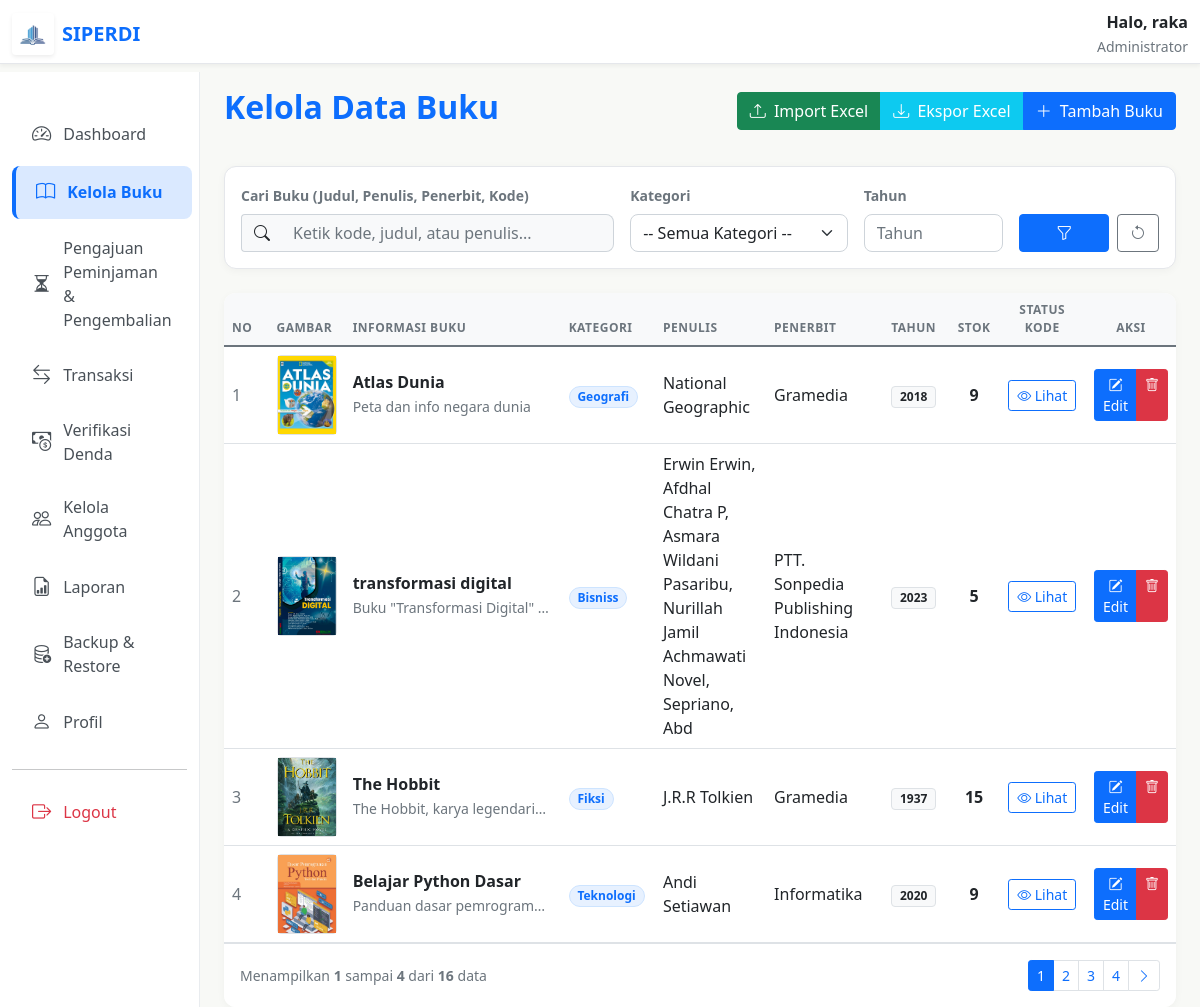
The page /admin/kelola-buku/kelola_buku.php (signed in) on the database its author committed.
### tables this page shows
CREATE TABLE `users` (
  `id` int NOT NULL AUTO_INCREMENT,
  `username` varchar(50) NOT NULL,
  `password` varchar(255) NOT NULL,
  `level` enum('admin','user') NOT NULL,
  `created_at` timestamp NULL DEFAULT CURRENT_TIMESTAMP,
  `kelas` varchar(50) DEFAULT NULL,
  `alamat` text,
  `tanggal_lahir` date DEFAULT NULL,
  `status` enum('pending','aktif') DEFAULT 'pending',
  PRIMARY KEY (`id`),
  UNIQUE KEY `username` (`username`)
);

CREATE TABLE `detail_buku` (
  `id_buku` int NOT NULL,
  `kode_buku` varchar(50) DEFAULT NULL,
  `deskripsi` text,
  `kategori` varchar(50) DEFAULT NULL,
  `gambar` varchar(255) DEFAULT NULL,
  `created_at` timestamp NULL DEFAULT CURRENT_TIMESTAMP,
  PRIMARY KEY (`id_buku`),
  CONSTRAINT `fk_detail_buku` FOREIGN KEY (`id_buku`) REFERENCES `buku` (`id`) ON DELETE CASCADE
);

CREATE TABLE `buku` (
  `id` int NOT NULL AUTO_INCREMENT,
  `judul` varchar(150) NOT NULL,
  `penulis` varchar(200) DEFAULT NULL,
  `penerbit` varchar(150) DEFAULT NULL,
  `tahun` year NOT NULL,
  `stok` int NOT NULL,
  `created_at` timestamp NULL DEFAULT CURRENT_TIMESTAMP,
  PRIMARY KEY (`id`)
);

### admin/kelola-buku/kelola_buku.php (the view, shortened to what this page needs)
<?php
include __DIR__ . "/../../config/database.php";
$limit = 4;
$page = isset($_GET['page']) ? (int)$_GET['page'] : 1;
$start = ($page > 1) ? ($page * $limit) - $limit : 0;
$search_all = $_GET['search_all'] ?? '';
$filter_kategori = $_GET['filter_kategori'] ?? '';
$filter_tahun = $_GET['filter_tahun'] ?? '';
$query_count = "SELECT COUNT(*) as total FROM buku
                LEFT JOIN detail_buku ON buku.id = detail_buku.id_buku
                WHERE (buku.judul LIKE '%$search_all%'
                       OR buku.penulis LIKE '%$search_all%'
                       OR buku.penerbit LIKE '%$search_all%'
                       OR detail_buku.kode_buku LIKE '%$search_all%')
                  AND (detail_buku.kategori LIKE '%$filter_kategori%')
                  " . ($filter_tahun ? "AND buku.tahun = '$filter_tahun'" : "");
$result_count = mysqli_query($conn, $query_count);
$row_count = mysqli_fetch_assoc($result_count);
$total_data = $row_count['total'];
$total_pages = ceil($total_data / $limit);
$data = mysqli_query($conn, "
  SELECT buku.*, detail_buku.kode_buku as prefix_kode, detail_buku.gambar, detail_buku.kategori, detail_buku.deskripsi
  FROM buku
  LEFT JOIN detail_buku ON buku.id = detail_buku.id_buku
  WHERE (buku.judul LIKE '%$search_all%'
         OR buku.penulis LIKE '%$search_all%'
         OR buku.penerbit LIKE '%$search_all%'
         OR detail_buku.kode_buku LIKE '%$search_all%')
    AND (detail_buku.kategori LIKE '%$filter_kategori%')
    " . ($filter_tahun ? "AND buku.tahun = '$filter_tahun'" : "") . "
  ORDER BY buku.id DESC
  LIMIT $start, $limit
");
$admin_name = $_SESSION['username'] ?? $_SESSION['nama'] ?? 'Admin';
if ($admin_name === 'Admin' && isset($_SESSION['id'])) {
  $query_user = mysqli_query($conn, "SELECT username FROM users WHERE id = " . (int)$_SESSION['id']);
  $data_user = mysqli_fetch_assoc($query_user);
  if ($data_user) {
    $admin_name = $data_user['username'];
  }
}
?>
<!DOCTYPE html>
<html lang="id">
<head>
  <link href="../../asset/css/bootstrap.min.css" rel="stylesheet">
  <link rel="stylesheet" href="../../asset/font/bootstrap-icons.css">
</head>
<body>
  <nav class="navbar navbar-custom fixed-top">
    <div class="container-fluid">
      <a class="navbar-brand d-flex align-items-center text-primary fw-bold" href="#" style="color: var(--primary-blue) !important; text-decoration: none;">
        <div class="bg-white rounded p-2 shadow-sm d-flex align-items-center justify-content-center me-2" style="width: 42px; height: 42px;">
          <img src="../../asset/img/logo.png" alt="Logo" style="width: 100%; height: 100%; object-fit: contain;">
        </div>
        <span class="fs-5">SIPERDI</span>
      </a>
      <div class="d-none d-md-block text-end">
        <div class="fw-bold text-dark">Halo, <?= htmlspecialchars($admin_name) ?></div>
        <small class="text-muted">Administrator</small>
      </div>
    </div>
  </nav>
  <div class="container-fluid pt-5 mt-4">
    <div class="row">
      <nav class="col-md-3 col-lg-2 d-md-block sidebar collapse show">
        <div class="position-sticky pt-3">
          <ul class="nav flex-column">
            <li class="nav-item">
              <a class="nav-link" href="dashboard.php">
                <i class="bi bi-speedometer2"></i> Dashboard
              </a>
            </li>
            <li class="nav-item">
              <a class="nav-link active" aria-current="page" href="kelola_buku.php">
                <i class="bi bi-book"></i> Kelola Buku
              </a>
            </li>
            <li class="nav-item">
              <a class="nav-link " href="../pengajuan/pengajuan_peminjaman.php">
                <i class="bi bi-hourglass-split"></i> Pengajuan Peminjaman & Pengembalian
              </a>
            </li>
            <li class="nav-item">
              <a class="nav-link" href="../transaksi/transaksi.php">
                <i class="bi bi-arrow-left-right"></i> Transaksi
              </a>
            </li>
            <li class="nav-item">
              <a class="nav-link" href="../denda/verifikasi_denda.php">
                <i class="bi bi-cash-coin"></i> Verifikasi Denda
              </a>
            </li>
            <li class="nav-item">
              <a class="nav-link" href="../kelola-anggota/anggota.php">
                <i class="bi bi-people"></i> Kelola Anggota
              </a>
            </li>
            <li class="nav-item">
              <a class="nav-link" href="../laporan/laporan.php">
                <i class="bi bi-file-earmark-bar-graph"></i> Laporan
              </a>
            </li>
            <li class="nav-item">
              <a class="nav-link" href="../backup/backup.php">
                <i class="bi bi-database-add"></i> Backup & Restore
              </a>
            </li>
            <li class="nav-item">
              <a class="nav-link" href="../profil/profil.php">
                <i class="bi bi-person"></i> Profil
              </a>
            </li>
          </ul>
          <hr>
          <div class="nav-item">
            <a class="nav-link btn-logout" href="../konfirmasi_logout.php">
              <i class="bi bi-box-arrow-right"></i> Logout
            </a>
          </div>
        </div>
      </nav>
      <main class="col-md-9 ms-sm-auto col-lg-10 px-md-4">
        <div class="d-flex justify-content-between flex-wrap flex-md-nowrap align-items-center pt-3 pb-2 mb-4">
          <h2 class="fw-bold" style="color: var(--primary-blue);">Kelola Data Buku</h2>
          <div class="btn-group">
            <button type="button" class="btn btn-success" data-bs-toggle="modal" data-bs-target="#modalImport">
              <i class="bi bi-upload me-1"></i> Import Excel
            </button>
            <a href="ekspor_buku.php" class="btn btn-info text-white">
              <i class="bi bi-download me-1"></i> Ekspor Excel
            </a>
            <button type="button" class="btn btn-primary" data-bs-toggle="modal" data-bs-target="#modalTambah">
              <i class="bi bi-plus-lg me-1"></i> Tambah Buku
            </button>
          </div>
        </div>
        <div class="card card-custom p-3 mb-4">
          <form method="get">
            <div class="row g-3">
              <div class="col-md-5">
                <label class="form-label small fw-bold text-muted">Cari Buku (Judul, Penulis, Penerbit, Kode)</label>
                <div class="input-group">
                  <span class="input-group-text bg-light border-end-0"><i class="bi bi-search"></i></span>
                  <input type="text" name="search_all" value="<?= htmlspecialchars($search_all) ?>"
                    class="form-control border-start-0 bg-light" placeholder="Ketik kode, judul, atau penulis...">
                </div>
              </div>
              <div class="col-md-3">
                <label class="form-label small fw-bold text-muted">Kategori</label>
                <select name="filter_kategori" class="form-select">
                  <option value="">-- Semua Kategori --</option>
                </select>
              </div>
              <div class="col-md-2">
                <label class="form-label small fw-bold text-muted">Tahun</label>
                <input type="number" name="filter_tahun" value="<?= htmlspecialchars($filter_tahun) ?>" class="form-control" placeholder="Tahun">
              </div>
              <div class="col-md-2 d-flex align-items-end gap-2">
                <button type="submit" class="btn btn-primary flex-grow-1">
                  <i class="bi bi-funnel"></i>
                </button>
                <a href="kelola_buku.php" class="btn btn-outline-secondary">
                  <i class="bi bi-arrow-counterclockwise"></i>
                </a>
              </div>
            </div>
          </form>
        </div>
        <div class="card card-custom border-0 overflow-hidden">
          <div class="table-responsive">
            <table class="table table-hover align-middle mb-0">
              <thead>
                <tr>
                  <th width="5%">No</th>
                  <th width="8%">Gambar</th>
                  <th width="22%">Informasi Buku</th>
                  <th width="10%">Kategori</th>
                  <th width="12%">Penulis</th>
                  <th width="12%">Penerbit</th>
                  <th width="8%" class="text-center">Tahun</th>
                  <th width="5%" class="text-center">Stok</th>
                  <th width="10%" class="text-center">Status Kode</th>
                  <th width="8%" class="text-center">Aksi</th>
                </tr>
              </thead>
              <tbody>
                <?php
                $no = $start + 1;
                if (mysqli_num_rows($data) > 0) {
                  while ($b = mysqli_fetch_assoc($data)) { ?>
                    <tr>
                      <td class="text-muted"><?= $no++ ?></td>
                      <td>
                        <div class="bg-light border rounded d-flex align-items-center justify-content-center" style="width: 60px; height: 80px;">
                          <?php if (!empty($b['gambar'])): ?>
                            <img src="../../uploads/<?= $b['gambar'] ?>" alt="<?= $b['judul'] ?>" class="img-fluid" style="width: 100%; height: 100%; object-fit: cover;">
                          <?php else: ?>
                            <i class="bi bi-book text-muted fs-4"></i>
                          <?php endif; ?>
                        </div>
                      </td>
                      <td>
                        <h6 class="fw-bold mb-1 text-dark"><?= $b['judul'] ?></h6>
                        <p class="text-muted small text-truncate mb-0" style="max-width: 200px;" title="<?= $b['deskripsi'] ?>">
                          <?= $b['deskripsi'] ?: '-' ?>
                        </p>
                      </td>
                      <td>
                        <span class="badge badge-kategori">
                          <?= $b['kategori'] ?: 'Umum' ?>
                        </span>
                      </td>
                      <td><?= $b['penulis'] ?></td>
                      <td><?= $b['penerbit'] ?></td>
                      <td class="text-center">
                        <span class="badge bg-light text-dark border">
                          <?= $b['tahun'] ?>
                        </span>
                      </td>
                      <td class="text-center fw-bold"><?= $b['stok'] ?></td>
                      <td class="text-center">
                        <button onclick="tampilKode(<?= $b['id'] ?>, '<?= htmlspecialchars($b['judul'], ENT_QUOTES) ?>', <?= $b['stok'] ?>)" class="btn btn-sm btn-outline-primary" data-bs-toggle="modal" data-bs-target="#modalKode">
                          <i class="bi bi-eye"></i> Lihat
                        </button>
                      </td>
                      <td class="text-center">
                        <div class="btn-group" role="group">
                          <button onclick="openModalEdit(this)" type="button" class="btn btn-sm btn-primary"
                            data-id="<?= $b['id'] ?>"
                            data-judul="<?= $b['judul'] ? htmlspecialchars($b['judul'], ENT_QUOTES) : '' ?>"
                            data-penulis="<?= $b['penulis'] ? htmlspecialchars($b['penulis'], ENT_QUOTES) : '' ?>"
                            data-penerbit="<?= $b['penerbit'] ? htmlspecialchars($b['penerbit'], ENT_QUOTES) : '' ?>"
                            data-tahun="<?= $b['tahun'] ?>"
                            data-stok="<?= $b['stok'] ?>"
                            data-deskripsi="<?= $b['deskripsi'] ? htmlspecialchars($b['deskripsi'], ENT_QUOTES) : '' ?>"
                            data-kategori="<?= $b['kategori'] ? htmlspecialchars($b['kategori'], ENT_QUOTES) : '' ?>"
                            data-prefix="<?= $b['prefix_kode'] ? htmlspecialchars($b['prefix_kode'], ENT_QUOTES) : '' ?>"
                            data-gambar="<?= $b['gambar'] ?>"
                            data-bs-toggle="modal" data-bs-target="#modalEdit">
                            <i class="bi bi-pencil-square"></i> Edit
                          </button>
                          <a href="simpan_buku.php?hapus=<?= $b['id'] ?>" onclick="return confirm('Yakin ingin menghapus buku <?= htmlspecialchars($b['judul'], ENT_QUOTES) ?>?')" class="btn btn-sm btn-danger">
                            <i class="bi bi-trash"></i>
                          </a>
                        </div>
                      </td>
                    </tr>
                  <?php }
                } ?>
              </tbody>
            </table>
          </div>
          <?php if ($total_pages > 1): ?>
            <div class="card-footer bg-white border-top py-3">
              <div class="d-flex justify-content-between align-items-center flex-wrap gap-2">
                <div class="text-muted small">
                  Menampilkan <strong><?= $start + 1 ?></strong> sampai <strong><?= min($start + $limit, $total_data) ?></strong> dari <strong><?= $total_data ?></strong> data
                </div>
                <nav aria-label="Page navigation">
                  <ul class="pagination pagination-sm mb-0">
                    <?php
                    $search_link = "search_all=$search_all&filter_kategori=$filter_kategori&filter_tahun=$filter_tahun";
                    ?>
                    <?php for ($i = 1; $i <= $total_pages; $i++): ?>
                      <li class="page-item <?= ($i == $page) ? 'active' : '' ?>">
                        <a class="page-link" href="?<?= $search_link ?>&page=<?= $i ?>"><?= $i ?></a>
                      </li>
                    <?php endfor; ?>
                    <?php if ($page < $total_pages): ?>
                      <li class="page-item">
                        <a class="page-link" href="?<?= $search_link ?>&page=<?= $page + 1 ?>"><i class="bi bi-chevron-right"></i></a>
                      </li>
                    <?php endif; ?>
                  </ul>
                </nav>
              </div>
            </div>
          <?php endif; ?>
        </div>
      </main>
    </div>
  </div>
</body>
</html>

### rows shown on the page
users: username "raka"
detail_buku: gambar (picture), id_buku.judul "Atlas Dunia", deskripsi "Peta dan info negara dunia", kategori "Geografi", id_buku.penulis "National Geographic", id_buku.penerbit "Gramedia", id_buku.tahun "2018", id_buku.stok "9"
detail_buku: gambar (picture), id_buku.judul "transformasi digital", deskripsi "Buku \"Transformasi Digital\"…", kategori "Bisniss", id_buku.penulis "Erwin Erwin, Afdhal Chatra P, Asmara Wildani Pasaribu, Nurillah Jamil Achmawati Novel, Sepriano, Abd", id_buku.penerbit "PTT. Sonpedia Publishing Indonesia", id_buku.tahun "2023", id_buku.stok "5"
detail_buku: gambar (picture), id_buku.judul "The Hobbit", deskripsi "The Hobbit, karya legendari…", kategori "Fiksi", id_buku.penulis "J.R.R Tolkien", id_buku.penerbit "Gramedia", id_buku.tahun "1937", id_buku.stok "15"
detail_buku: gambar (picture), id_buku.judul "Belajar Python Dasar", deskripsi "Panduan dasar pemrogram…", kategori "Teknologi", id_buku.penulis "Andi Setiawan", id_buku.penerbit "Informatika", id_buku.tahun "2020", id_buku.stok "9"

### other values the page prints
$start + 1 "1"
min($start + $limit, $total_data) "4"
$total_data "16"
